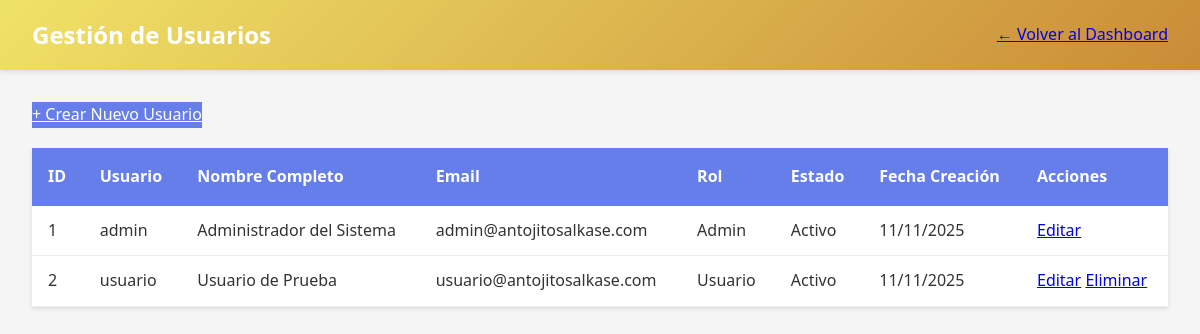
The page /views/users/index.php (signed in) on the database its author committed.
### tables this page shows
CREATE TABLE usuarios (
    id_usuario INT AUTO_INCREMENT PRIMARY KEY,
    nombre_usuario VARCHAR(50) UNIQUE NOT NULL,
    password_hash VARCHAR(255) NOT NULL,
    nombre_completo VARCHAR(100) NOT NULL,
    rol ENUM('Admin', 'Usuario') NOT NULL DEFAULT 'Usuario',
    email VARCHAR(100),
    fecha_creacion TIMESTAMP DEFAULT CURRENT_TIMESTAMP,
    activo BOOLEAN DEFAULT TRUE,
    INDEX idx_usuario (nombre_usuario)
);

### models/user.php (called while the page is built, shortened)
<?php
require_once __DIR__ . '/../config/database.php';
class User {
    private $conn;
    public function __construct() {
        $database = new Database();
        $this->conn = $database->getConnection();
    }
    public function getAll() {
        $query = "SELECT id_usuario, nombre_usuario, nombre_completo, email, rol,
                         fecha_creacion, activo
                  FROM usuarios
                  ORDER BY fecha_creacion DESC";
        $stmt = $this->conn->prepare($query);
        $stmt->execute();
        return $stmt->fetchAll();
    }
}
?>

### config/database.php (called while the page is built)
<?php
class Database {
    private $host = 'localhost';
    private $db_name = 'antojitos_alkase';
    private $username = 'root';
    private $password = '';
    private $conn = null;
    public function getConnection() {
        try {
            $this->conn = new PDO(
                "mysql:host=" . $this->host . ";dbname=" . $this->db_name . ";charset=utf8mb4",
                $this->username,
                $this->password,
                [
                    PDO::ATTR_ERRMODE => PDO::ERRMODE_EXCEPTION,
                    PDO::ATTR_DEFAULT_FETCH_MODE => PDO::FETCH_ASSOC,
                    PDO::ATTR_EMULATE_PREPARES => false
                ]
            );
        } catch(PDOException $e) {
            echo "Error de conexión: " . $e->getMessage();
            die();
        }
        return $this->conn;
    }
}
?>

### views/users/index.php (the view, shortened to what this page needs)
<?php
require_once '../../models/user.php';
$userModel = new User();
$users = $userModel->getAll();
?>
<!DOCTYPE html>
<html lang="es">
<head>
    <link rel="stylesheet" href="../../assets/css.css">
</head>
<body>
    <header>
        <h1>Gestión de Usuarios</h1>
        <a href="../dashboard.php">← Volver al Dashboard</a>
    </header>
    <main>
        <div class="actions" style="display: flex; justify-content: space-between; align-items: center; margin-bottom: 20px;">
            <a href="create.php" class="btn-primary">+ Crear Nuevo Usuario</a>
        </div>
        <table>
            <thead>
                <tr>
                    <th>ID</th>
                    <th>Usuario</th>
                    <th>Nombre Completo</th>
                    <th>Email</th>
                    <th>Rol</th>
                    <th>Estado</th>
                    <th>Fecha Creación</th>
                    <th>Acciones</th>
                </tr>
            </thead>
            <tbody>
                <?php if (empty($users)): ?>
                <tr>
                    <td colspan="8" style="text-align: center; padding: 30px;">
                        No hay usuarios registrados
                    </td>
                </tr>
                <?php else: ?>
                <?php foreach ($users as $user): ?>
                <tr>
                    <td><?php echo htmlspecialchars($user['id_usuario']); ?></td>
                    <td><?php echo htmlspecialchars($user['nombre_usuario']); ?></td>
                    <td><?php echo htmlspecialchars($user['nombre_completo']); ?></td>
                    <td><?php echo htmlspecialchars($user['email'] ?? 'N/A'); ?></td>
                    <td><?php echo htmlspecialchars($user['rol']); ?></td>
                    <td><?php echo $user['activo'] ? 'Activo' : 'Inactivo'; ?></td>
                    <td><?php echo date('d/m/Y', strtotime($user['fecha_creacion'])); ?></td>
                    <td>
                        <a href="edit.php?id=<?php echo $user['id_usuario']; ?>">Editar</a>
                        <?php if ($user['id_usuario'] != $_SESSION['user_id']): ?>
                            <a href="delete.php?id=<?php echo $user['id_usuario']; ?>"
                               onclick="return confirm('¿Está seguro de eliminar este usuario?')">
                                Eliminar
                            </a>
                        <?php endif; ?>
                    </td>
                </tr>
                <?php endforeach; ?>
                <?php endif; ?>
            </tbody>
        </table>
    </main>
</body>
</html>

### assets/css.css (style rules this page uses)
* { margin: 0; padding: 0; box-sizing: border-box; }
body { font-family: 'Segoe UI', Tahoma, Geneva, Verdana, sans-serif; background-color: #f5f5f5; color: #333; line-height: 1.6; }
header { background: linear-gradient(135deg, #f0e268 0%, #ca8b38 100%); color: white; padding: 1rem 2rem; box-shadow: 0 2px 4px rgba(0,0,0,0.1); display: flex; justify-content: space-between; align-items: center; }
header h1 { font-size: 1.5rem; }
main { max-width: 1200px; margin: 2rem auto; padding: 0 2rem; }
table { width: 100%; border-collapse: collapse; background: white; margin: 1rem 0; box-shadow: 0 2px 4px rgba(0,0,0,0.1); }
table th { background: #667eea; color: white; padding: 1rem; text-align: left; font-weight: 600; }
table td { padding: 0.75rem 1rem; border-bottom: 1px solid #eee; }
.btn-primary { background: #667eea; color: white; }

### rows shown on the page
usuarios: id_usuario "1", nombre_usuario "admin", nombre_completo "Administrador del Sistema", email "admin@antojitosalkase.com", rol "Admin", activo "Activo", fecha_creacion "11/11/2025"
usuarios: id_usuario "2", nombre_usuario "usuario", nombre_completo "Usuario de Prueba", email "usuario@antojitosalkase.com", rol "Usuario", activo "Activo", fecha_creacion "11/11/2025"
